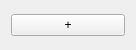
<?xml version="1.0" encoding="UTF-8"?>
<ui version="4.0">
 <class>addItem</class>
 <widget class="QWidget" name="addItem">
  <property name="geometry">
   <rect>
    <x>0</x>
    <y>0</y>
    <width>136</width>
    <height>50</height>
   </rect>
  </property>
  <property name="windowTitle">
   <string>Form</string>
  </property>
  <layout class="QGridLayout" name="gridLayout">
   <item row="0" column="0">
    <widget class="QPushButton" name="pushButton">
     <property name="text">
      <string>+</string>
     </property>
    </widget>
   </item>
  </layout>
 </widget>
 <resources/>
 <connections/>
</ui>
